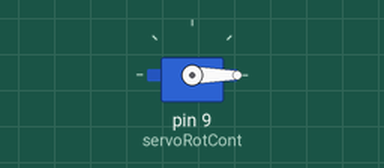
Recording of a sketch running on a simulated Arduino Uno, built with avr-gcc and run on an emulated ATmega328P. Shown: servo.

Above: at 0.05 s.
At 2.25 s:
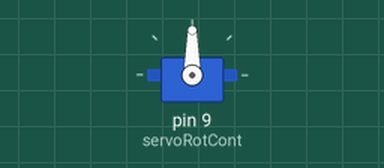
At 4.5 s:
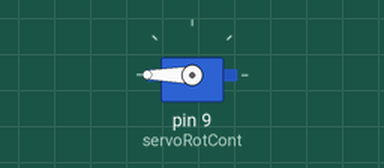
Timing chart, 0 to 5.9 s (numbered marks = the images above):
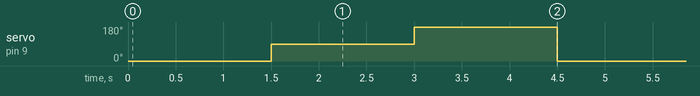

Measured:
- by itself, servo on pin 9 (servoRotCont): repeats every 4.5 s: 180° 1.5 s, 0° 1.5 s, 90° 1.5 s

The sketch:

prueba_1_servo_motor.ino
```cpp
#include <Servo.h> //ES UNA LIBRERIA QUE VIENE PROGRAMADA
Servo servoRotCont;
void setup()
{
servoRotCont.attach(9); //conecto con el pin 9
}
void loop()
{
servoRotCont.write(0); //mostrar servo en posicion 0°
delay(1500);

servoRotCont.write(90); //mostrar servo en posicion 90°
delay(1500);

servoRotCont.write(180); //mostrar servo en posicion 180°
delay(1500);

}
```
